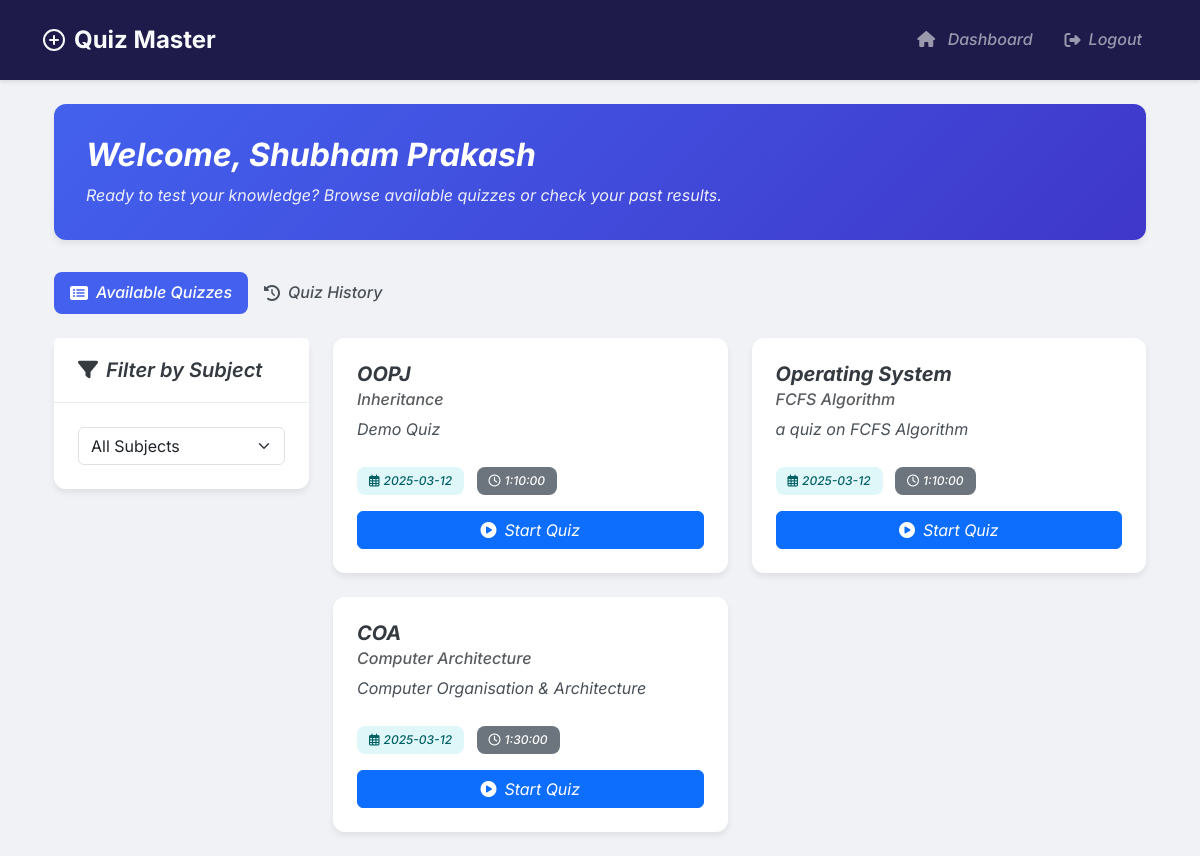
Page /dashboard (signed in) on the committed database.
### models/models.py (models this page shows)
class User(UserMixin, db.Model):
    id = db.Column(db.Integer, primary_key=True)
    username = db.Column(db.String(120), unique=True, nullable=False)
    password = db.Column(db.String(200), nullable=False)
    full_name = db.Column(db.String(100), nullable=False)
    qualification = db.Column(db.String(100))
    dob = db.Column(db.Date)
    is_admin = db.Column(db.Boolean, default=False)
    quiz_scores = db.relationship('Score', backref='user', lazy=True)

class Quiz(db.Model):
    id = db.Column(db.Integer, primary_key=True)
    chapter_id = db.Column(db.Integer, db.ForeignKey('chapter.id'), nullable=False)
    date_of_quiz = db.Column(db.Date, nullable=False)
    time_duration = db.Column(db.Interval, nullable=False)
    remarks = db.Column(db.Text)
    questions = db.relationship('Question', backref='quiz', cascade='all, delete-orphan', lazy=True)
    scores = db.relationship('Score', backref='quiz', cascade='all, delete-orphan', lazy=True)

class Subject(db.Model):
    id = db.Column(db.Integer, primary_key=True)
    name = db.Column(db.String(100), nullable=False)
    description = db.Column(db.Text)
    chapters = db.relationship('Chapter', backref='subject', cascade='all, delete-orphan', lazy=True)

class Chapter(db.Model):
    id = db.Column(db.Integer, primary_key=True)
    name = db.Column(db.String(100), nullable=False)
    description = db.Column(db.Text)
    subject_id = db.Column(db.Integer, db.ForeignKey('subject.id'), nullable=False)
    quizzes = db.relationship('Quiz', backref='chapter', cascade='all, delete-orphan', lazy=True)

### controllers/user.py (the view)
@user.route('/dashboard')
@login_required
def dashboard():
    if current_user.is_admin:
        return redirect(url_for('admin.dashboard'))
    available_quizzes = Quiz.query.filter(
        Quiz.date_of_quiz >= datetime.utcnow().date()
    ).order_by(Quiz.date_of_quiz).all()
    past_attempts = Score.query.filter_by(
        user_id=current_user.id
    ).order_by(desc(Score.time_stamp_of_attempt)).all()
    subjects = Subject.query.all()
    return render_template('user/dashboard.html',
                         available_quizzes=available_quizzes,
                         past_attempts=past_attempts,
                         subjects=subjects)

### app.py (called while the page is built)
@login_manager.user_loader
def load_user(user_id):
    return User.query.get(int(user_id))

### templates/user/dashboard.html (shortened to what this page needs)
{% extends "base.html" %}
{% block content %}
<div class="container fade-in">
    <div class="welcome-banner">
        <h2>Welcome, {{ current_user.full_name }}</h2>
        <p>Ready to test your knowledge? Browse available quizzes or check your past results.</p>
    </div>
    <ul class="nav nav-pills mb-4">
        <li class="nav-item">
            <a class="nav-link active" id="available-tab" data-bs-toggle="pill" href="#available">
                <i class="fas fa-list-alt me-2"></i>Available Quizzes
            </a>
        </li>
        <li class="nav-item">
            <a class="nav-link" id="history-tab" data-bs-toggle="pill" href="#history">
                <i class="fas fa-history me-2"></i>Quiz History
            </a>
        </li>
    </ul>
    <div class="tab-content">
        <div class="tab-pane fade show active" id="available">
            <div class="row">
                <div class="col-md-3 mb-4">
                    <div class="card filter-card">
                        <div class="card-header">
                            <h5><i class="fas fa-filter me-2"></i>Filter by Subject</h5>
                        </div>
                        <div class="card-body">
                            <select class="form-select" id="subjectFilter">
                                <option value="">All Subjects</option>
                            </select>
                        </div>
                    </div>
                </div>
                <div class="col-md-9">
                    <div class="row">
                        {% for quiz in available_quizzes %}
                            <div class="col-md-6 mb-4">
                                <div class="card quiz-card" data-subject-id="{{ quiz.chapter.subject.id }}">
                                    <div class="card-body">
                                        <h5 class="card-title">{{ quiz.chapter.subject.name }}</h5>
                                        <h6 class="card-subtitle mb-2 text-muted">{{ quiz.chapter.name }}</h6>
                                        <p class="card-text">{{ quiz.remarks }}</p>
                                        <div class="mb-3">
                                            <span class="badge badge-upcoming">
                                                <i class="far fa-calendar-alt me-1"></i>{{ quiz.date_of_quiz.strftime('%Y-%m-%d') }}
                                            </span>
                                            <span class="badge bg-secondary">
                                                <i class="far fa-clock me-1"></i>{{ quiz.time_duration }}
                                            </span>
                                        </div>
                                        <a href="{{ url_for('user.start_quiz', quiz_id=quiz.id) }}" class="btn btn-primary w-100">
                                            <i class="fas fa-play-circle me-2"></i>Start Quiz
                                        </a>
                                    </div>
                                </div>
                            </div>
                        {% else %}
                            <div class="col">
                                <div class="alert alert-info">
                                    <i class="fas fa-info-circle me-2"></i>No quizzes available at the moment.
                                </div>
                            </div>
                        {% endfor %}
                    </div>
                </div>
            </div>
        </div>
    </div>
</div>
{% endblock %}

### static/css/dashboard.css (style rules this page uses)
:root { --primary-color: #4361ee; --primary-hover: #3a56d4; --secondary-color: #3f37c9; --success-color: #4cc9f0; --info-color: #4895ef; --warning-color: #f72585; --danger-color: #e63946; --light-color: #f8f9fa; --dark-color: #212529; --gray-100: #f8f9fa; --gray-200: #e9ecef; --gray-300: #dee2e6; --gray-400: #ced4da; --gray-500: #adb5bd; --gray-600: #6c757d; --gray-700: #495057; --gray-800: #343a40; --gray-900: #212529; --border-radius: 0.75rem; --box-shadow: 0 0.5rem 1rem rgba(0, 0, 0, 0.15); --transition: all 0.3s ease; }
body { background-color: #f0f2f5; color: var(--gray-800); font-family: 'Inter', sans-serif; }
.welcome-banner { background: linear-gradient(135deg, var(--primary-color) 0%, var(--secondary-color) 100%); color: white; border-radius: var(--border-radius); padding: 2rem; margin-bottom: 2rem; box-shadow: 0 4px 6px rgba(0, 0, 0, 0.07); }
.welcome-banner h2 { font-weight: 700; margin-bottom: 0.5rem; }
.welcome-banner p { opacity: 0.9; margin-bottom: 0; }
.nav-pills { margin-bottom: 2rem; }
.nav-pills .nav-link { color: var(--gray-700); font-weight: 500; padding: 0.75rem 1.5rem; border-radius: 0.5rem; transition: var(--transition); }
.nav-pills .nav-link.active { background-color: var(--primary-color); color: white; }
.filter-card { border-radius: var(--border-radius); border: none; box-shadow: 0 4px 6px rgba(0, 0, 0, 0.07); margin-bottom: 2rem; }
.filter-card .card-header { background-color: white; border-bottom: 1px solid var(--gray-200); padding: 1.25rem 1.5rem; }
.filter-card .card-header h5 { font-weight: 600; margin-bottom: 0; color: var(--gray-800); }
.filter-card .card-body { padding: 1.5rem; }
.quiz-card { border-radius: var(--border-radius); border: none; box-shadow: 0 4px 6px rgba(0, 0, 0, 0.07); transition: var(--transition); height: 100%; }
.quiz-card .card-body { padding: 1.5rem; }
.quiz-card .card-title { font-weight: 700; margin-bottom: 0.5rem; color: var(--gray-800); }
.quiz-card .card-subtitle { font-weight: 500; margin-bottom: 1rem; }
.quiz-card .card-text { color: var(--gray-700); margin-bottom: 1.5rem; }
.badge { padding: 0.5rem 0.75rem; font-weight: 500; border-radius: 0.5rem; margin-right: 0.5rem; }
.badge-upcoming { background-color: #e0f7fa; color: #006064; }
.fade-in { animation: fadeIn 0.5s ease-in-out; }

### static/css/auth.css (style rules this page uses)
:root { --primary-color: #4A90E2; --primary-dark: #357ABD; --text-primary: #2C3E50; --text-secondary: #7F8C8D; --error-color: #E74C3C; --border-radius: 12px; --input-bg: #F5F7FA; --transition: all 0.3s ease; }

### static/css/quiz.css (style rules this page uses)
body { font-family: 'Inter', -apple-system, BlinkMacSystemFont, 'Segoe UI', Roboto, sans-serif; line-height: 1.6; color: var(--text-primary); background: #f0f2f5; margin: 0; min-height: 100vh; }

### templates/base.html (style rules this page uses)
:root { --primary-color: #4361ee; --secondary-color: #3f37c9; --dark-color: #1e1b4b; --light-color: #f8fafc; }
body { font-family: 'Inter', sans-serif; background-color: #f0f2f5; color: #1e293b; }
.nav-link { font-weight: 500; padding: 0.5rem 1rem !important; transition: all 0.3s ease; display: flex; align-items: center; }

### rows in the picture
User: full_name "Shubham Prakash"
Quiz: chapter.subject.name "OOPJ", chapter.name "Inheritance", remarks "Demo Quiz", date_of_quiz "2025-03-12", time_duration "1:10:00"
Quiz: chapter.subject.name "Operating System", chapter.name "FCFS Algorithm", remarks "a quiz on FCFS Algorithm", date_of_quiz "2025-03-12", time_duration "1:10:00"
Quiz: chapter.subject.name "COA", chapter.name "Computer Architecture", remarks "Computer Organisation & Architecture", date_of_quiz "2025-03-12", time_duration "1:30:00"
